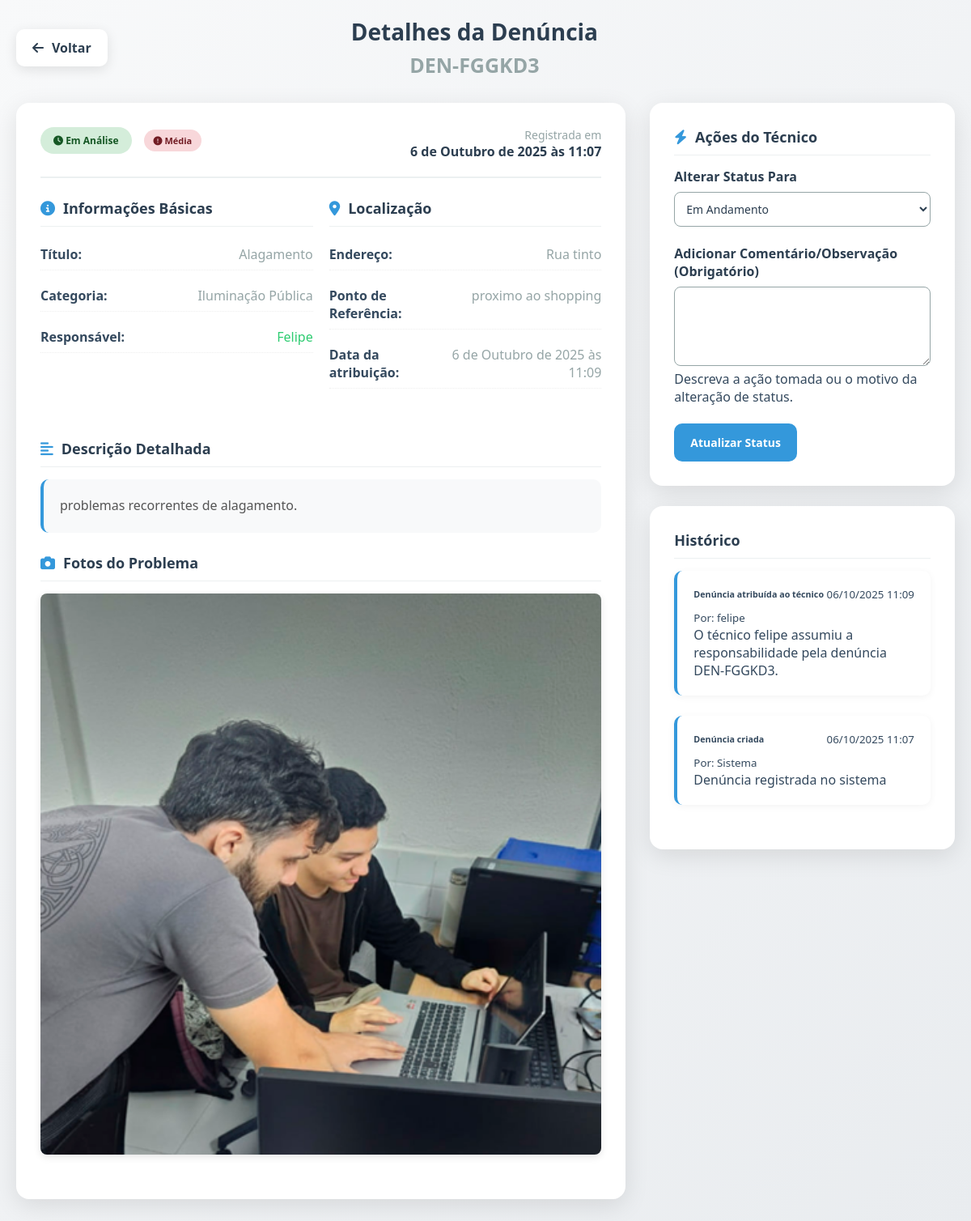
The page /tecnico/denuncia/detalhe/DEN-FGGKD3/ (signed in) on the database its author committed.
### denuncias/models.py (models this page shows, shortened)
class Denuncia(models.Model):
    STATUS_CHOICES = [
        ('NÃO_ATRIBUIDO', 'Aguardando Atribuição'),
        ('RECEBIDA', 'Recebida'),
        ('EM_ANALISE', 'Em Análise'),
        ('EM_ANDAMENTO', 'Em Andamento'),
        ('RESOLVIDA', 'Resolvida'),
        ('ARQUIVADA', 'Arquivada'),
    ]
    PRIORIDADE_CHOICES = [
        ('BAIXA', 'Baixa'),
        ('MEDIA', 'Média'),
        ('ALTA', 'Alta'),
        ('URGENTE', 'Urgente'),
    ]
    protocolo = models.CharField(
        max_length=10,
        primary_key=True,
        blank=True,
        editable=False,
        unique=True,
        verbose_name="Número do Protocolo"
    )
    titulo = models.CharField(
        max_length=200,
        verbose_name="Título da Denúncia",
        help_text="Título resumido do problema"
    )
    descricao = models.TextField(
        verbose_name="Descrição Detalhada",
        help_text="Descreva o problema em detalhes"
    )
    endereco = models.CharField(
        max_length=255,
        verbose_name="Localização",
        help_text="Endereço ou local onde ocorreu o problema"
    )
    ponto_referencia = models.CharField(
        max_length=255,
        blank=True,
        null=True,
        verbose_name="Ponto de Referência",
        help_text="Ponto de referência próximo (opcional)"
    )
    categoria = models.ForeignKey(
        Categoria,
        on_delete=models.PROTECT,
        related_name='denuncias',
        verbose_name="Categoria do Problema"
    )
    status = models.CharField(
        max_length=20,
        choices=STATUS_CHOICES,
        default='NÃO_ATRIBUIDO',
        verbose_name="Status da Denúncia"
    )
    prioridade = models.CharField(
        max_length=20,
        choices=PRIORIDADE_CHOICES,
        default='MEDIA',
        verbose_name="Prioridade"
    )
    contato = models.CharField(
        max_length=100,
        blank=True,
        null=True,
        verbose_name="Contato",
        help_text="Telefone ou e-mail para retorno (opcional)"
    )
    foto = models.ImageField(
        upload_to='denuncias/',
        blank=True,
        null=True,
        verbose_name="Foto do Problema",
        help_text="Faça upload de uma foto que mostre o problema",
        validators=[
            FileExtensionValidator(
                allowed_extensions=['jpg', 'jpeg', 'png', 'gif'],
                message="Somente imagens JPG, JPEG, PNG ou GIF são permitidas"
            )
        ]
    )
    data_criacao = models.DateTimeField(
        auto_now_add=True,
        verbose_name="Data de Criação"
    )
    data_atualizacao = models.DateTimeField(
        auto_now=True,
        verbose_name="Última Atualização"
    )
    data_previsao_resolucao = models.DateField(
        blank=True,
        null=True,
        verbose_name="Previsão de Resolução"
    )
    data_resolucao = models.DateField(
        blank=True,
        null=True,
        verbose_name="Data de Resolução"
    )
    resolucao = models.TextField(
        blank=True,
        null=True,
        verbose_name="Solução Aplicada",
        help_text="Descrição de como o problema foi resolvido"
    )
    observacoes_internas = models.TextField(
        blank=True,
        null=True,
        verbose_name="Observações Internas",
        help_text="Observações para uso da equipe administrativa"
    )
    tecnico = models.ForeignKey(
    'auth.User',
    null=True,
    blank=True,
    on_delete=models.SET_NULL,
    related_name='denuncias_atribuidas',
    verbose_name="Técnico Responsável"
    )
    class Meta:
        verbose_name = 'Denúncia'
        verbose_name_plural = 'Denúncias'
        ordering = ['-data_criacao']
        indexes = [
            models.Index(fields=['status']),
            models.Index(fields=['prioridade']),
            models.Index(fields=['data_criacao']),
            models.Index(fields=['categoria']),
        ]

class Categoria(models.Model):
    nome = models.CharField(max_length=100, unique=True)
    descricao = models.TextField(blank=True, null=True, help_text="Descrição opcional da categoria")
    ativo = models.BooleanField(default=True, help_text="Se a categoria está ativa para uso")
    ordem = models.PositiveIntegerField(default=0, help_text="Ordem de exibição da categoria")
    class Meta:
        verbose_name = 'Categoria'
        verbose_name_plural = 'Categorias'
        ordering = ['ordem', 'nome']

class LogDenuncia(models.Model):
    TIPO_ACAO_CHOICES = [
        ('NÃO_ATRIBUIDO', 'Aguardando Atribuição'),
        ('RECEBIDA', 'Recebida'),
        ('EM_ANALISE', 'Em Análise'),
        ('EM_ANDAMENTO', 'Em Andamento'),
        ('RESOLVIDA', 'Resolvida'),
        ('ARQUIVADA', 'Arquivada'),
    ]
    denuncia = models.ForeignKey(
        Denuncia,
        on_delete=models.CASCADE,
        related_name='logs'
    )
    tipo_acao = models.CharField(
        max_length=20,
        choices=TIPO_ACAO_CHOICES,
        verbose_name="Tipo de Ação"
    )
    acao = models.CharField(
        max_length=255,
        verbose_name="Descrição da Ação"
    )
    descricao = models.TextField(
        blank=True,
        null=True,
        verbose_name="Detalhes da Ação"
    )
    data_acao = models.DateTimeField(
        auto_now_add=True,
        verbose_name="Data da Ação"
    )
    usuario = models.ForeignKey(
        'auth.User',
        on_delete=models.SET_NULL,
        null=True,
        blank=True,
        related_name='logs_denuncias',
        verbose_name="Usuário Responsável"
    )
    dados_anteriores = models.JSONField(
        blank=True,
        null=True,
        verbose_name="Dados Anteriores"
    )
    dados_novos = models.JSONField(
        blank=True,
        null=True,
        verbose_name="Dados Novos"
    )
    class Meta:
        verbose_name = 'Log de Denúncia'
        verbose_name_plural = 'Logs de Denúncias'
        ordering = ['-data_acao']

### tecnico/views.py (the view)
# urls.py: path('denuncia/detalhe/<str:protocolo>/', views.detalhe_tecnico, name='detalhe_denuncia'),
@login_required
def detalhe_tecnico(request, protocolo):
    denuncia = get_object_or_404(Denuncia, protocolo=protocolo)
    if not request.user.is_superuser and denuncia.tecnico != request.user:
        messages.error(request, "Você não tem permissão para ver esta denúncia.")
        return redirect('tecnico:dashboard')
    if request.method == 'POST':
        form = UpdateStatusForm(request.POST)
        if form.is_valid():
            novo_status = form.cleaned_data['status']
            comentario = form.cleaned_data['comentario']
            denuncia.status = novo_status
            if novo_status == 'RESOLVIDA':
                denuncia.data_resolucao = timezone.now()
            denuncia.save()
            LogDenuncia.objects.create(
                denuncia=denuncia,
                usuario=request.user,
                tipo_acao='STATUS',
                acao=f'Status: {denuncia.get_status_display()}',
                descricao=comentario
            )
            messages.success(request, f'O status da denúncia {denuncia.protocolo} foi atualizado com sucesso.')
            return redirect('tecnico:detalhe_denuncia', protocolo=denuncia.protocolo)
    else:
        form = UpdateStatusForm()
    logs = LogDenuncia.objects.filter(denuncia=denuncia).order_by('-data_acao')
    context = {
        'denuncia': denuncia,
        'form': form,
        'logs': logs,
    }
    return render(request, 'detalhe_tecnico.html', context)

### tecnico/templates/detalhe_tecnico.html (shortened to what this page needs)
<!DOCTYPE html>
<html lang="pt-BR">
  <head>
    <link
      rel="stylesheet"
      href="https://cdnjs.cloudflare.com/ajax/libs/font-awesome/6.4.0/css/all.min.css"
    />
  </head>
  <body>
    <div class="container">
      <div class="header">
        <a class="back-btn" href="{% url 'tecnico:minhas_denuncias' %}" title="Voltar">
            <i class="fas fa-arrow-left"></i>
            Voltar
        </a>
        <div class="page-title">
          <h1>Detalhes da Denúncia</h1>
          <p style="font-size: 25px; font-weight: bold; color: var(--gray)">
            {{ denuncia.protocolo }}
          </p>
        </div>
      </div>
      <div class="main-content">
        <div>
          <div class="card">
            <div class="card-header">
              <div class="protocolo-info">
                <div class="status-badge status-recebida">
                  <i class="fas fa-clock"></i> {{ denuncia.get_status_display }}
                </div>
                <div class="priority-badge priority-alta">
                  <i class="fas fa-exclamation-circle"></i> {{ denuncia.get_prioridade_display }}
                </div>
              </div>
              <div style="text-align: right">
                <div style="font-size: 14px; color: var(--gray)">
                  Registrada em
                </div>
                <div
                  style="
                    font-size: 16px;
                    font-weight: 600;
                    color: var(--secondary);
                  "
                >
                  {{ denuncia.data_criacao }}
                </div>
              </div>
            </div>
            <div class="info-grid">
              <div class="info-section">
                <div class="section-title">
                  <i class="fas fa-info-circle"></i>
                  Informações Básicas
                </div>
                <div class="info-item">
                  <span class="info-label">Título:</span>
                  <span class="info-value">{{ denuncia.titulo }}</span>
                </div>
                <div class="info-item">
                  <span class="info-label">Categoria:</span>
                  <span class="info-value">{{ denuncia.categoria.nome }}</span>
                </div>
                <div class="info-item">
                  <span class="info-label">Responsável:</span>
                  <span class="info-value" style="color: var(--success)">
                    {{ user.first_name }}
                  </span>
                </div>
              </div>
              <div class="info-section">
                <div class="section-title">
                  <i class="fas fa-map-marker-alt"></i>
                  Localização
                </div>
                <div class="info-item">
                  <span class="info-label">Endereço:</span>
                  <span class="info-value"> {{ denuncia.endereco }} </span>
                </div>
                <div class="info-item">
                  <span class="info-label">Ponto de Referência:</span>
                  <span class="info-value">
                    {{ denuncia.ponto_referencia }}
                  </span>
                </div>
                <div class="info-item">
                  <span class="info-label">Data da atribuição:</span>
                  <span class="info-value"
                    >{{ denuncia.data_atualizacao }}</span
                  >
                </div>
              </div>
            </div>
            <div class="info-section">
              <div class="section-title">
                <i class="fas fa-align-left"></i>
                Descrição Detalhada
              </div>
              <div class="description-box">
                <div class="description-text">{{ denuncia.descricao }}</div>
              </div>
            </div>
            <div class="info-section" style="grid-column: 1 / -1">
              <div class="section-title">
                <i class="fas fa-camera"></i>
                Fotos do Problema
              </div>
              <div class="photo-gallery">
                {% if denuncia.foto %}
                <div class="photo-item">
                  <img
                    src="{{ denuncia.foto.url }}"
                    alt="Foto do problema reportado - Protocolo {{ denuncia.protocolo }}"
                    style="width: 100%; height: auto; text-align: center"
                  />
                </div>
                {% endif %}
              </div>
            </div>
          </div>
        </div>
        <div>
          <div class="card">
            <div class="section-title">
              <i class="fas fa-bolt"></i>
              Ações do Técnico
            </div>
            <form method="POST" action="{% url 'tecnico:detalhe_denuncia' denuncia.protocolo %}">
              <div class="row">
                <div class="col-md-6 mb-3">
                  <label
                    for="{{ form.status.id_for_label }}"
                    class="form-label fw-bold"
                    >{{ form.status.label }}</label
                  >
                  {{ form.status }}
                </div>
              </div>
              <br>
              <div class="mb-3">
                <label
                  for="{{ form.comentario.id_for_label }}"
                  class="form-label fw-bold"
                  >{{ form.comentario.label }}</label
                >
                {{ form.comentario }} {% if form.comentario.help_text %}
                <div class="form-text">{{ form.comentario.help_text }}</div>
                {% endif %}
              </div>
              <br>
              <button type="submit" class="btn btn-primary">
                Atualizar Status
              </button>
            </form>
          </div>
        <div class="card">
            <div class="section-title">
              Histórico
            </div>
            <div class="card-body p-0">
                    {% if logs %}
                    <div class="timeline-container">
                        {% for log in logs %}
                        <div class="timeline-item {% if forloop.first %}first-item{% endif %}">
                            <div class="timeline-content">
                                <div class="timeline-header">
                                    <h6 class="mb-0">{{ log.acao }}</h6>
                                    <small class="text-muted">{{ log.data_acao|date:"d/m/Y H:i" }}</small>
                                </div>
                                <div class="timeline-body">
                                    <p class="mb-1"><small>Por: {{ log.usuario.username|default:'Sistema' }}</small></p>
                                    {% if log.descricao %}
                                    <p class="mt-2 mb-0">{{ log.descricao }}</p>
                                    {% endif %}
                                </div>
                            </div>
                        </div>
                        {% endfor %}
                    </div>
                    {% else %}
                    <div class="text-center py-4">
                        <i class="fas fa-inbox fa-2x text-muted mb-2"></i>
                        <p class="text-muted">Nenhum histórico de ações para esta denúncia.</p>
                    </div>
                    {% endif %}
                </div>
        </div>
      </div>
    </div>
  </body>
</html>

### rows shown on the page
Denuncia: protocolo "DEN-FGGKD3", status "Em Análise", prioridade "Média", data_criacao "6 de Outubro de 2025 às 11:07", titulo "Alagamento", categoria.nome "Iluminação Pública", endereco "Rua tinto", ponto_referencia "proximo ao shopping", data_atualizacao "6 de Outubro de 2025 às 11:09", descricao "problemas recorrentes de alagamento.", foto (picture)
LogDenuncia: acao "Denúncia atribuída ao técnico", data_acao "06/10/2025 11:09", usuario.username "felipe", descricao "O técnico felipe assumiu a responsabilidade pela denúncia DEN-FGGKD3."
LogDenuncia: acao "Denúncia criada", data_acao "06/10/2025 11:07", usuario.username "Sistema", descricao "Denúncia registrada no sistema"

### other values the page prints
{{ user.first_name }} "Felipe"
